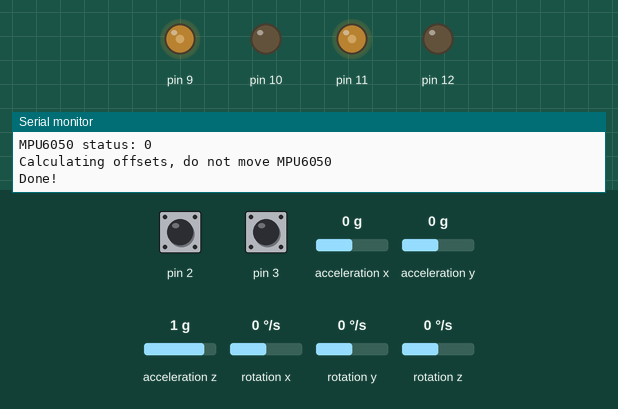
This sketch was run on a simulated Arduino Uno, built with avr-gcc and run on an emulated ATmega328P. On the bench: output pins drawn as LEDs (lit = HIGH), the last lines printed to the serial monitor. The test bench sets the inputs (shaded band); at power-on: rotation z 0 °/s, pin 2 HIGH, pin 3 HIGH, acceleration x 0 g, acceleration y 0 g, acceleration z 1 g, rotation x 0 °/s, rotation y 0 °/s.

Above: at 3.2 s.
3.3 s: rotation z set to -192 °/s
At 5.9 s:
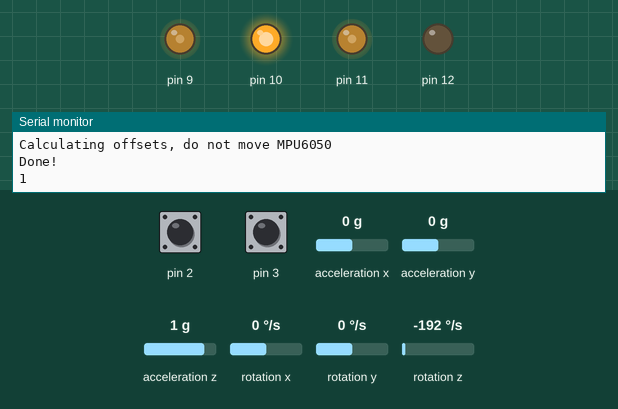
6.3 s: rotation z set to 0 °/s
At 7.2 s:
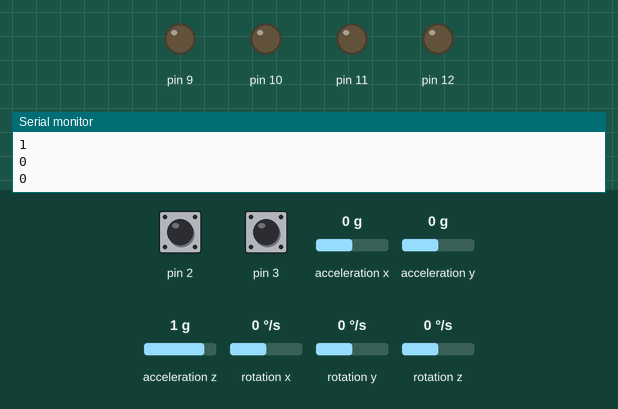
8.4 s: rotation z set to -100 °/s
At 8.9 s:
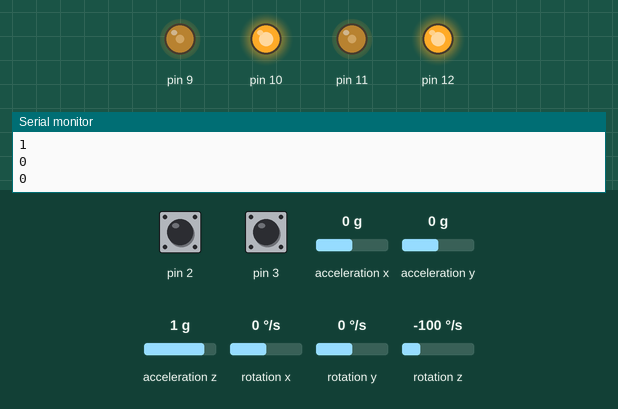
11.4 s: rotation z set to 4 °/s
At 14.3 s:
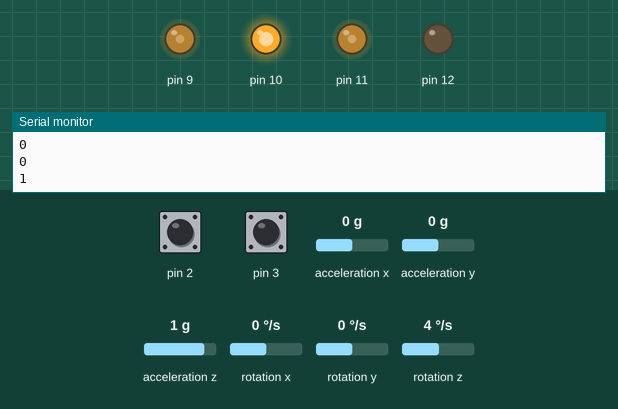
14.4 s: rotation z set to -104 °/s
At 18.7 s:
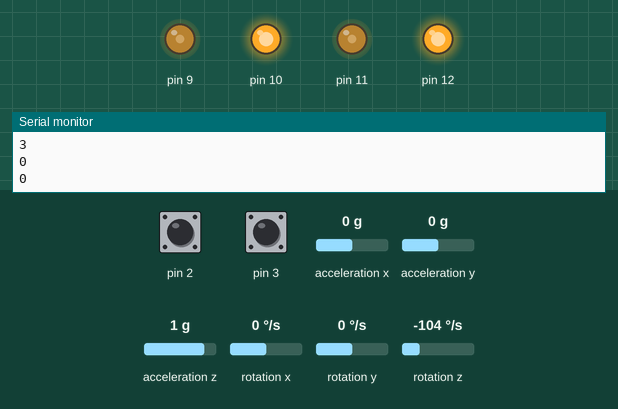
Timing chart, 0 to 20.1 s (numbered marks = the images above; inputs shaded):
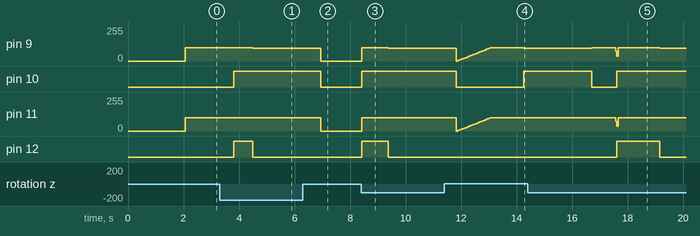

The sketch:

Continuous.ino
```cpp
#include "DualEncoder.hpp"
#include "EncoderOdometry.hpp"
#include "IMUOdometry.hpp"
#include "Wire.h"
#include <MPU6050_light.h>
#include "Motor.hpp"
#include "PIDController.hpp"
#include "path_c.h"

#define MOT1PWM 11
#define MOT1DIR 12
mtrn3100::Motor motor(MOT1PWM,MOT1DIR);

#define MOT2PWM 9
#define MOT2DIR 10
mtrn3100::Motor motor2(MOT2PWM,MOT2DIR);

MPU6050 mpu(Wire);

#define EN_1_A 2 //These are the pins for the PCB encoder
#define EN_1_B 7 //These are the pins for the PCB encoder
#define EN_2_A 3 //These are the pins for the PCB encoder
#define EN_2_B 8 //These are the pins for the PCB encoder

mtrn3100::DualEncoder encoder(EN_1_A, EN_1_B,EN_2_A, EN_2_B);
mtrn3100::EncoderOdometry encoder_odometry(15,87); //TASK1 TODO: IDENTIFY THE WHEEL RADIUS AND AXLE LENGTH 90
mtrn3100::IMUOdometry IMU_odometry;
mtrn3100::PIDController controller(350,1,0.5);
mtrn3100::PIDController controller2(350,1,0.5);
mtrn3100::PIDController IMUController(20,1,0.5);


void setup() {
    Serial.begin(115200);
    Wire.begin();

    //Set up the IMU
    byte status = mpu.begin();
    Serial.print(F("MPU6050 status: "));
    Serial.println(status);
    while(status!=0){ } // stop everything if could not connect to MPU6050

    Serial.println(F("Calculating offsets, do not move MPU6050"));
    delay(1000);
    mpu.calcOffsets(true,true);
    Serial.println("Done!\n");
}

int target_angle = 0;
int i = 0;
int j = 0;
int check = 0;
int smooth_check = 0;
static const float (*path)[2] = movements;
const int pathLength = sizeof(movements) / sizeof(movements[0]);

void loop() {
    delay(50);

    mpu.update();
    IMU_odometry.update(mpu.getAccX(), mpu.getAccY(), mpu.getAngleZ());
    encoder_odometry.update(encoder.getLeftRotation(),encoder.getRightRotation());

    if (j == 0 && check == 0) {
        target_angle = -path[i][j];
        IMUController.zeroAndSetTarget(mpu.getAngleZ(), target_angle);
        check = 1;
    }

    if (j == 0){
        float current_angle = mpu.getAngleZ();
        float pwm_L = IMUController.compute(current_angle);
        if (pwm_L > 100) {
            pwm_L = 100;
        }
        if (pwm_L < -100) {
            pwm_L = -100;
        }
        motor.setPWM(-pwm_L);
        motor2.setPWM(-pwm_L);

    }

    if (j == 1 && check == 0) {
        controller.zeroAndSetTarget(encoder.getLeftRotation(), (-11.25 * path[i][j]));
        controller2.zeroAndSetTarget(encoder.getRightRotation(), (11.25 * path[i][j]));
        check = 1;
    }

    if (j == 1) {
        float current_rotationL = encoder.getLeftRotation();
        float pwm_L = controller.compute(current_rotationL);
        float current_rotationR = encoder.getRightRotation();
        float pwm_R = controller2.compute(current_rotationR);
        if (pwm_L > 100) {
            pwm_L = 100;
        }
        if (pwm_L < -100) {
            pwm_L = -100;
        }
        if (pwm_R > 100) {
            pwm_R = 100;
        }
        if (pwm_R < -100) {
            pwm_R = -100;
        }
        motor.setPWM(-pwm_L);
        motor2.setPWM(-pwm_R/1.04);

    }

    //encoder_odometry.AMF();

    if (encoder_odometry.AMF() == 1) {
        if (j == 0) {
            j = 1;
        }
        else if (j == 1) {
            i++;
            j = 0;
            Serial.println(i);
            Serial.println(j);
        }

        Serial.println(j);
        check = 0;
        if (i == pathLength) {
           delay(20000);
        }
    }
}
```

DualEncoder.hpp
```cpp
#pragma once

#include <Arduino.h>

namespace mtrn3100 {


class DualEncoder {
public:
    DualEncoder(uint8_t enc1, uint8_t enc2,uint8_t enc3, uint8_t enc4) : mot1_int(enc1), mot1_dir(enc2), mot2_int(enc3), mot2_dir(enc4) {
        instance = this;  // Store the instance pointer
        pinMode(mot1_int, INPUT_PULLUP);
        pinMode(mot1_dir, INPUT_PULLUP);
        pinMode(mot2_int, INPUT_PULLUP);
        pinMode(mot2_dir, INPUT_PULLUP);

        attachInterrupt(digitalPinToInterrupt(mot1_int), DualEncoder::readLeftEncoderISR, RISING);
        attachInterrupt(digitalPinToInterrupt(mot2_int), DualEncoder::readRightEncoderISR, RISING);
    }


    // Encoder function used to update the encoder
    void readLeftEncoder() {
        noInterrupts();
        direction = digitalRead(mot1_dir) ? 1 : -1;
        l_count += direction;
        interrupts();
    }

    void readRightEncoder() {
        noInterrupts();
        direction = digitalRead(mot2_dir) ? 1 : -1;
        r_count += direction;
        interrupts();
    }

    // Helper function which to convert encouder count to radians
    float getLeftRotation() {
        return (static_cast<float>(l_count) / counts_per_revolution ) * 2* PI;
    }

    float getRightRotation() {
        return (static_cast<float>(r_count) / counts_per_revolution ) * 2* PI;
    }

private:
    static void readLeftEncoderISR() {
        if (instance != nullptr) {
            instance->readLeftEncoder();
        }
    }

   static void readRightEncoderISR() {
        if (instance != nullptr) {
            instance->readRightEncoder();
        }
    }

public:
    const uint8_t mot1_int,mot1_dir,mot2_int,mot2_dir;
    volatile int8_t direction;
    float position = 0;
    uint16_t counts_per_revolution = 700;
    volatile long l_count = 0;
    volatile long r_count = 0;
    uint32_t prev_time;
    bool read = false;

private:
    static DualEncoder* instance;
};

DualEncoder* DualEncoder::instance = nullptr;

}  // namespace mtrn3100
```

EncoderOdometry.hpp
```cpp
#pragma once

#include <Arduino.h>

namespace mtrn3100 {
class EncoderOdometry {
public:
    EncoderOdometry(float radius, float wheelBase) : x(0), y(0), h(0), R(radius), B(wheelBase), lastLPos(0), lastRPos(0), delta_left_radians(0), delta_right_radians(0), index(0), setup(0) {
        for (int i = 0; i < 10; i++) {
            arrayL[i] = 0;
            arrayR[i] = 0;
        }
    }

    //TODO: COMPLETE THIS FUNCTION
    void update(float leftValue,float rightValue) {
        leftValue = leftValue;
        //TODO: Calculate the change in radians since the last update.
        delta_left_radians = leftValue - lastLPos; // MAKE SURE THE ENCODERS COUNT UP CORRECTLY IE. THEYARE NOT THE WRONG DIRECTION
        delta_right_radians = rightValue - lastRPos; // MAKE SURE THE ENCODERS COUNT UP CORRECTLY IE. THEY ARE NOT THE WRONG DIRECTION

        float delta_s = R / 2 * delta_left_radians + R / 2 * delta_right_radians;
        float delta_h = -(R / B * delta_left_radians) + R / B * delta_right_radians;

        //TODO: Calculate the foward kinematics
        x += delta_s * cos(h);
        y += delta_s * sin(h);
        h += delta_h;
        lastLPos = leftValue;
        lastRPos = rightValue;
        //Serial.print("Left: ");
        //Serial.print(leftValue);
        //Serial.print(" Right: ");

        //Serial.println(rightValue);
    }

    float getX() const { return x; }
    float getY() const { return y; }
    float getH() const { return h; }

    float AMF() {
        arrayL[index] = delta_left_radians;
        arrayR[index] = delta_right_radians;

        float avgL = 0;
        float avgR = 0;

        for (int j = 0; j < 10; j++) {
            avgL += arrayL[j];
            avgR += arrayR[j];
        }

        avgL = avgL / 10;
        avgR = avgR / 10;

        index++;
        if (index == 10) {
            index = 0;
        }

        setup++;

        if (avgL == 0 && avgR == 0 && setup > 45) {
            setup = 0;
            return 1;
        }
        return 0;
    }

private:
    float x, y, h;
    const float R, B;
    float lastLPos, lastRPos;
    float delta_left_radians, delta_right_radians;
    float arrayL[10];
    float arrayR[10];
    int index;
    int setup;
};

}
```

IMUOdometry.hpp
```cpp
#ifndef IMU_ODOMETRY_HPP
#define IMU_ODOMETRY_HPP

#include <Arduino.h>

namespace mtrn3100 {
    class IMUOdometry {
    public:
        IMUOdometry() : x(0), y(0), vx(0), vy(0), lastUpdateTime(millis()), angleZ(0) {}

        void update(float accel_x, float accel_y, float angle_z) {
            unsigned long currentTime = millis();
            float dt = (currentTime - lastUpdateTime);  // Convert to seconds
            lastUpdateTime = currentTime;

            // Integrate acceleration to get velocity
            vx += accel_x * dt/1000;
            vy += accel_y * dt/1000;

            // TODO: Integrate velocity to get position
            x += vx * dt/1000;
            y += vy * dt/1000;

            angleZ = angle_z;
        }

        float getX() const { return x; }
        float getY() const { return y; }
        float getAngleZ() const { return angleZ; }

    private:
        float x, y;
        float vx, vy;
        unsigned long lastUpdateTime;
        float angleZ;
    };
}

#endif // IMU_ODOMETRY_HPP
```

Motor.hpp
```cpp
#pragma once

#include <Arduino.h>

#include "math.h"

namespace mtrn3100 {


// The motor class is a simple interface designed to assist in motor control
// You may choose to impliment additional functionality in the future such as dual motor or speed control
class Motor {
public:
    Motor( uint8_t pwm_pin, uint8_t in2) :  pwm_pin(pwm_pin), dir_pin(in2) {
        // TODO: Set both pins as output
          pinMode(pwm_pin, OUTPUT);
          pinMode(dir_pin, OUTPUT);
    }


    // This function outputs the desired motor direction and the PWM signal.
    // NOTE: a pwm signal > 255 could cause troubles as such ensure that pwm is clamped between 0 - 255.

    void setPWM(int16_t pwm) {

      // TODO: Output digital direction pin based on if input signal is positive or negative.
      // TODO: Output PWM signal between 0 - 255.
        if (pwm > 255) {
            pwm = 255;
        }
        if (pwm < -255) {
            pwm = -255;
        }
        if (pwm < 0) {
            digitalWrite(dir_pin, HIGH);
        }
        else {
            digitalWrite(dir_pin, LOW);
        }
        analogWrite(pwm_pin, abs(pwm));
    }

private:
    const uint8_t pwm_pin;
    const uint8_t dir_pin;
};

}  // namespace mtrn3100
```

PIDController.hpp
```cpp
#pragma once

#include <math.h>

namespace mtrn3100 {

class PIDController {
public:
    PIDController(float kp, float ki, float kd) : kp(kp), ki(ki), kd(kd) {}

    // Compute the output signal required from the current/actual value.
    float compute(float input) {

        curr_time = micros();
        dt = static_cast<float>(curr_time - prev_time) / 1e6;
        prev_time = curr_time;

        error = setpoint - (input - zero_ref);

        integral = integral + error * dt;
        derivative = (error - prev_error) * dt;

        output = kp * error + ki * integral + kd * derivative;

        prev_error = error;

        return output;
    }

    // The error is the difference between the desired position and current position.
    void tune(float p, float i, float d) {
        kp = p;
        ki = i;
        kd = d;
    }

    // Function used to return the last calculated error.
    float getError() {
      return error;
    }

    // This must be called before trying to achieve a setpoint.
    // The first argument becomes the new zero reference point.
    // Target is the setpoint value.
    void zeroAndSetTarget(float zero, float target) {
        prev_time = micros();
        zero_ref = zero;
        setpoint = target;

        integral = 0;
        prev_error = 0;
        output = 0;
    }

public:
    uint32_t prev_time, curr_time = micros();
    float dt;

private:
    float kp, ki, kd;
    float error, derivative, integral, output;
    float prev_error = 0;
    float setpoint = 0;
    float zero_ref = 0;


};

}  // namespace mtrn3100
```

path_c.h
```cpp
#ifndef PATH_C_H
#define PATH_C_H

// Each movement is {angle, distance}
static const float movements[][2] = {
    {90.0, 1.0},
    {0.0, 1.0},
    {0.0, 1.0},
    {90.0, 1.0},
    {-90.0, 1.0},
    {0.0, 1.0},
    {90.0, 1.0},
    {-90.0, 1.0},
    {90.0, 1.0},
    {90.0, 1.0},
    {-90.0, 1.0},
    {0.0, 1.0},
    {0.0, 1.0},
    {0.0, 1.0},
    {90.0, 1.0},
    {0.0, 1.0},
    {90.0, 1.0},
    {-15.592810939266347, 0.8928605714219886},
    {-32.31802688690141, 0.8354639429682169},
    {-14.109687785352108, 0.7247068372797375},
    {11.978074542348942, 0.9654014708917736},
    {16.35238354319112, 0.9374433316206372},
    {-4.467159061389269, 0.7121797525905943},
    {-43.09661115007573, 0.26305892875931813},
    {-63.35136641756815, 0.9323089616645333},
    {54.60520415501295, 1.0},
    {-90.0, 1.0},
    {-90.0, 1.0},
    {90.0, 1.0},
    {0.0, 1.0},
    {0.0, 1.0},
    {-90.0, 1.0},
    {90.0, 1.0},
    {-90.0, 1.0},
};

static const int movements_len = sizeof(movements) / sizeof(movements[0]);

#endif // PATH_C_H
```

Measured:
- after the input at 3.3 s, pin 9: 100/255 → 96/255 after 1.2 s; pin 10: LOW → HIGH after 0.50 s instead of 1.2 s; pin 11: 100/255 → 99/255 after 0.45 s, → 100/255 0.05 s later; pin 12: LOW → HIGH after 0.50 s, → LOW 0.69 s later
- after the input at 6.3 s, pin 9, pin 11: goes on until 6.9 s, then stays 0/255; pin 10: goes on until 6.9 s, then stays LOW; pin 12: stays LOW (without the input it goes to HIGH after 0.69 s)
- after the input at 8.4 s, pin 9: 0/255 → 100/255 at once, → 96/255 0.95 s later; pin 10: LOW → HIGH after 0.02 s instead of 0.98 s; pin 11: 0/255 → 100/255 after 0.02 s instead of 0.98 s; pin 12: LOW → HIGH at once, → LOW 0.95 s later
- after the input at 11.4 s, pin 12: stays LOW (without the input it goes to HIGH after 0.48 s)
- after the input at 14.4 s, pin 11: 100/255 → 75/255 after 3.2 s, → 34/255 0.05 s later, → 100/255 0.05 s later; pin 12: LOW → HIGH after 3.2 s, → LOW 1.5 s later
